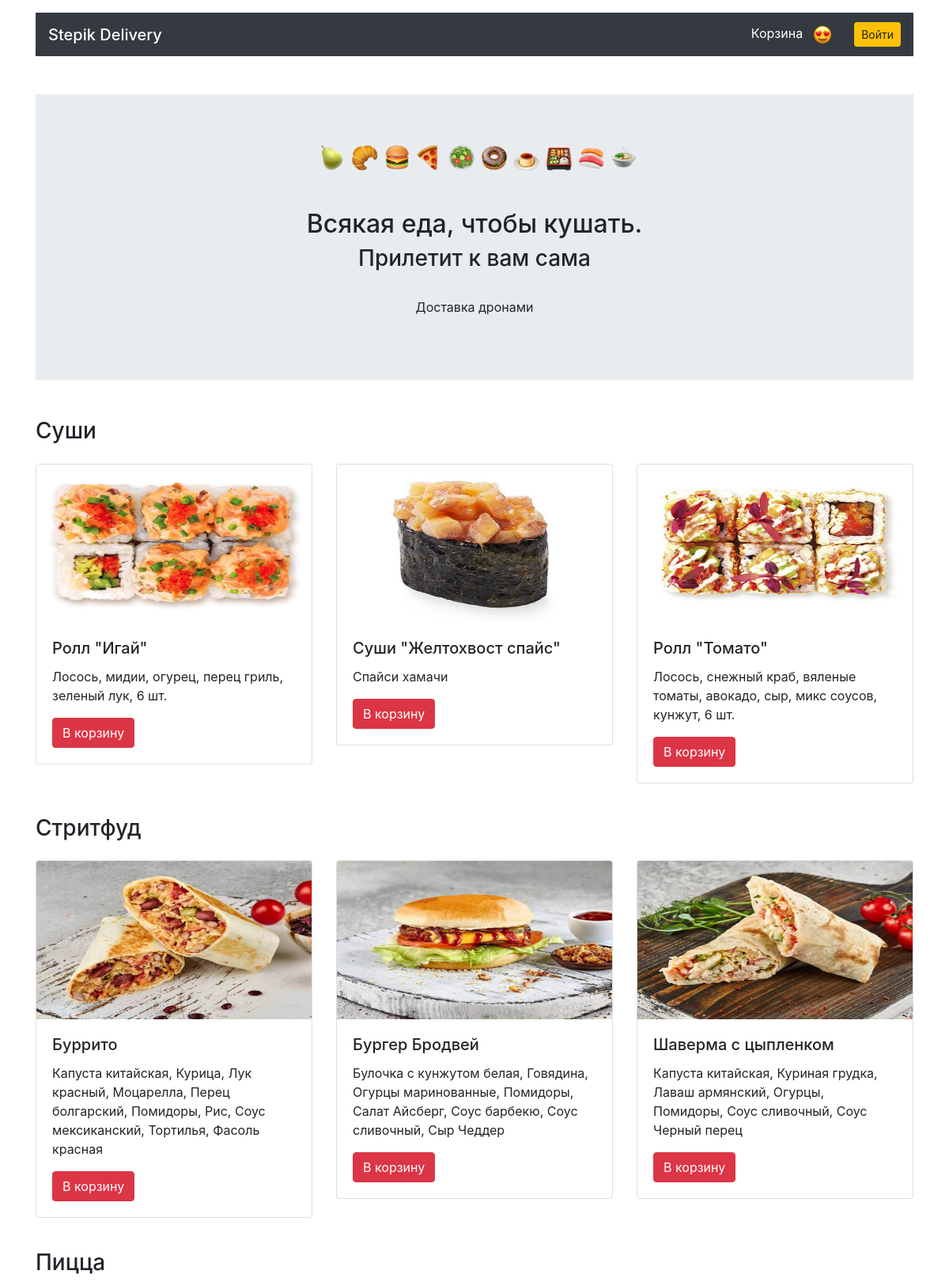
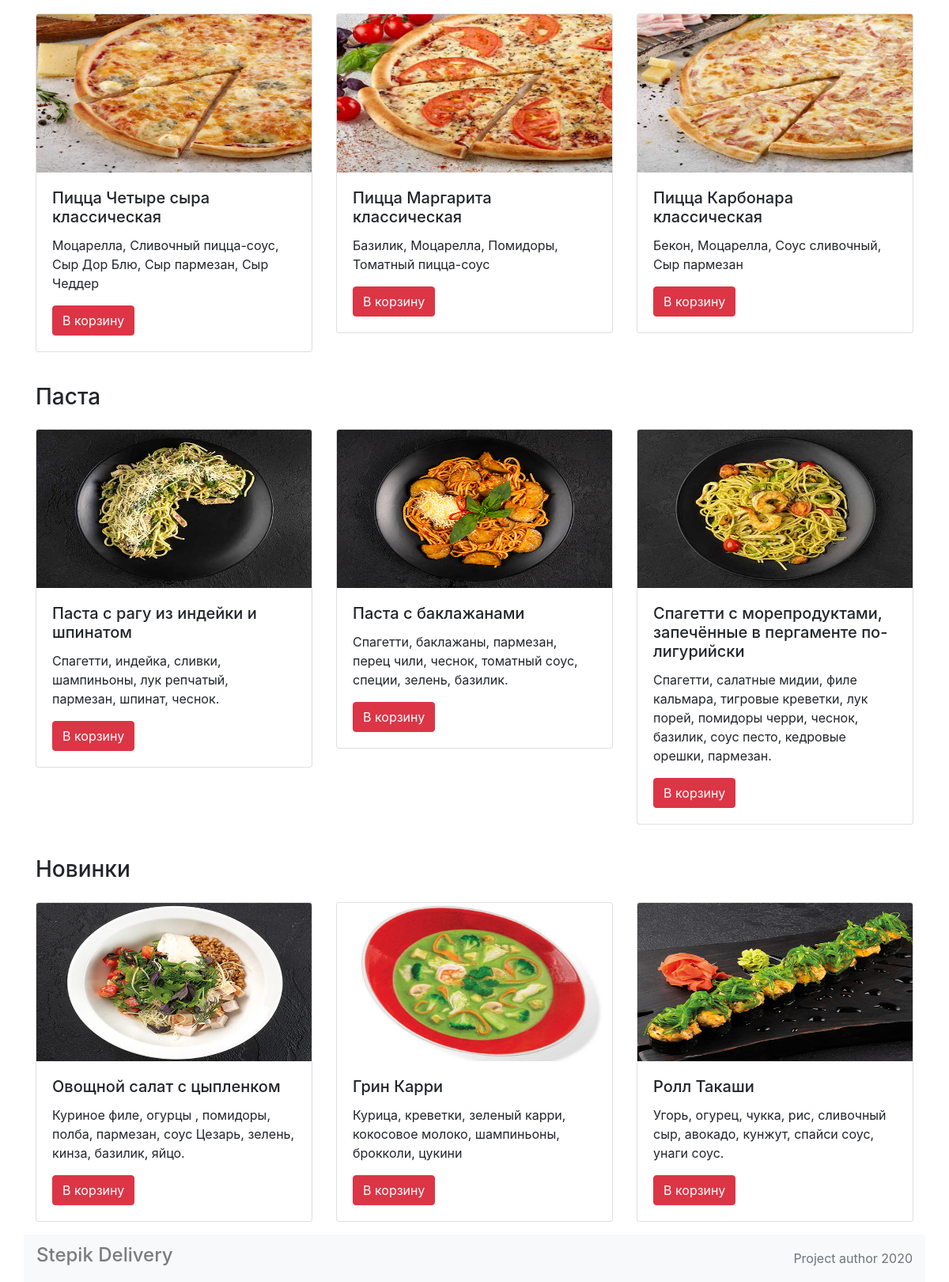
The page / on the database its author committed (2 pictures, top to bottom).
### models.py (models this page shows)
class Category(db.Model):
    __tablename__ = 'categories'
    id = db.Column(db.Integer, primary_key=True)
    title = db.Column(db.String, nullable=False)
    category_id = db.Column(db.Integer, nullable=False)
    meals = db.relationship('Dish', back_populates='category')

class Dish(db.Model):
    __tablename__ = 'dishes'
    id = db.Column(db.Integer, primary_key=True)
    title = db.Column(db.String, nullable=False)
    price = db.Column(db.Integer, nullable=False)
    description = db.Column(db.String, nullable=False)
    picture = db.Column(db.String, nullable=False)
    category = db.relationship('Category', back_populates='meals')
    category_id = db.Column(db.Integer, db.ForeignKey('categories.category_id'), nullable=False)
    orders = db.relationship('Order', secondary=dishes_orders_association, back_populates='dishes')

### views.py (the view)
@app.route('/')
def main():
    categories = db.session.query(Category).all()
    dishes = []
    for i in range(1, len(categories)+1):
        dishes.append(db.session.query(Dish).filter(Dish.category_id==i).order_by(db.func.random()).limit(3).all())
    return render_template(
        'main.html',
        categories=categories,
        dishes=dishes
    )

### templates/main.html (shortened to what this page needs)
{% extends 'base.html' %}
{% block container %}
  <main class="container mt-3">
    <section class="my-5 jumbotron jumbotron-fluid">
      <div class="text-center">
        <img class="ml-2" alt="" width="401" height="33">
        <h1 class="h2 mt-5 m-2">Всякая еда, чтобы кушать.</h1>
        <h2 class="h3">Прилетит к вам сама</h2>
        <p class="pt-4">Доставка дронами</p>
      </div>
    </section>
    {% for i in categories %}
    <section>
      <h3 class="my-4">{{ i.title }}</h3>
      <div class="row mt-4">
        {% for j in dishes %}
        {% for z in j %}
        {% if z.category_id == i.category_id %}
        <div class="col-12 col-md-4">
          <div class="card mb-3">
            <img src="static/pictures/{{ z.picture }}" width="300" height="200" class="card-img-top" alt="">
            <div class="card-body">
              <h4 class="h5 card-title">{{ z.title }}</h4>
              <p class="card-text">{{ z.description }}</p>
              <a href="/precart/{{ z.id }}/" class="btn btn-danger">В корзину</a>
            </div>
          </div>
        </div>
        {% endif %}
        {% endfor %}
        {% endfor %}
      </div>
    </section>
    {% endfor %}
  </main>
{% endblock %}

### templates/base.html (style rules this page uses)
html { position: relative; min-height: 100%; }
body { margin-bottom: 60px; }

### rows shown on the page
Category: title "Суши"
Dish: picture (picture), title "Ролл \"Игай\"", description "Лосось, мидии, огурец, перец гриль, зеленый лук, 6 шт."
Dish: picture (picture), title "Суши \"Желтохвост спайс\"", description "Спайси хамачи"
Dish: picture (picture), title "Ролл \"Томато\"", description "Лосось, снежный краб, вяленые томаты, авокадо, сыр, микс соусов, кунжут, 6 шт."
Category: title "Стритфуд"
Dish: picture (picture), title "Буррито", description "Капуста китайская, Курица, Лук красный, Моцарелла, Перец болгарский, Помидоры, Рис, Соус мексиканский, Тортилья, Фасоль красная"
Dish: picture (picture), title "Бургер Бродвей", description "Булочка с кунжутом белая, Говядина, Огурцы маринованные, Помидоры, Салат Айсберг, Соус барбекю, Соус сливочный, Сыр Чеддер"
Dish: picture (picture), title "Шаверма с цыпленком", description "Капуста китайская, Куриная грудка, Лаваш армянский, Огурцы, Помидоры, Соус сливочный, Соус Черный перец"
Category: title "Пицца"
Dish: picture (picture), title "Пицца Четыре сыра классическая", description "Моцарелла, Сливочный пицца-соус, Сыр Дор Блю, Сыр пармезан, Сыр Чеддер"
Dish: picture (picture), title "Пицца Маргарита классическая", description "Базилик, Моцарелла, Помидоры, Томатный пицца-соус"
Dish: picture (picture), title "Пицца Карбонара классическая", description "Бекон, Моцарелла, Соус сливочный, Сыр пармезан"
Category: title "Паста"
Dish: picture (picture), title "Паста с рагу из индейки и шпинатом", description "Спагетти, индейка, сливки, шампиньоны, лук репчатый, пармезан, шпинат, чеснок."
Dish: picture (picture), title "Паста с баклажанами", description "Спагетти, баклажаны, пармезан, перец чили, чеснок, томатный соус, специи, зелень, базилик."
Dish: picture (picture), title "Спагетти с морепродуктами, запечённые в пергаменте по-лигурийски", description "Спагетти, салатные мидии, филе кальмара, тигровые креветки, лук порей, помидоры черри, чеснок, базилик, соус песто, кедровые орешки, пармезан."
Category: title "Новинки"
Dish: picture (picture), title "Овощной салат с цыпленком", description "Куриное филе, огурцы , помидоры, полба, пармезан, соус Цезарь, зелень, кинза, базилик, яйцо."
Dish: picture (picture), title "Грин Карри", description "Курица, креветки, зеленый карри, кокосовое молоко, шампиньоны, брокколи, цукини"
Dish: picture (picture), title "Ролл Такаши", description "Угорь, огурец, чукка, рис, сливочный сыр, авокадо, кунжут, спайси соус, унаги соус."
